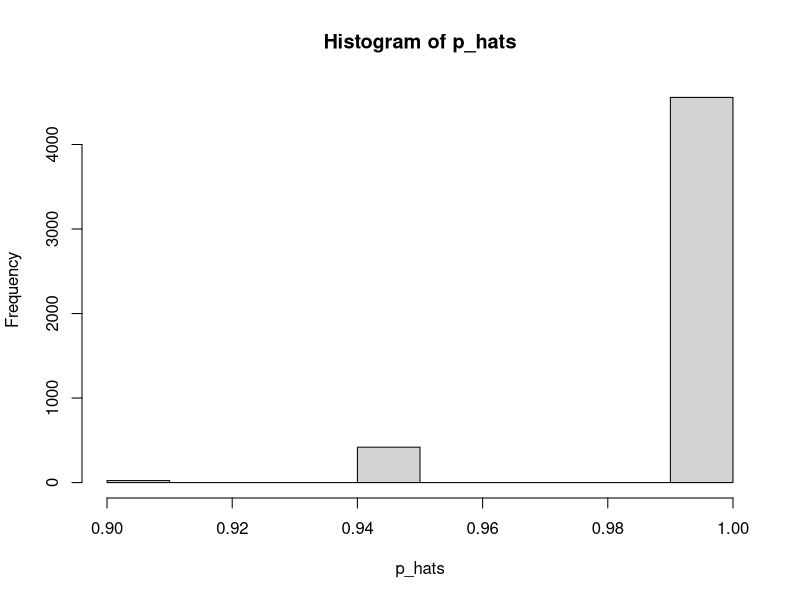

Source code (R):
# Simulations to show the population proportion test and how it is affected by some of the issues brought about
# number of samples in each group too small (n * p0)
# Sample size is too large a proportion of the population

# Population size

pop_size = 10000

# True proportion
p = 0.995

# Create dataset based on population size and true proportion
outcomes = c(rep(1,p*pop_size),rep(0,(1-p)*pop_size))

# Create table of proportions
prop.table(table(outcomes))

# Sample size
n = 20

# Draw a sample of size n
tmp = sample(outcomes,n)

# Check sample proportion
prop.table(table(tmp))

# Compute sampling distribution of p hat

# number of trials
B = 5000

p_hats = c()
for(i in 1:B)
{
  p_hats = c(p_hats,sum(sample(outcomes,n)==1)/n)
}


# Is the predicted standard error accurate?
sd(p_hats)
pred_sd = sqrt((p*(1-p))/n)

# Is the sampling distribution normally distributed with a mean close to p?
hist(p_hats)
mean(p_hats)
